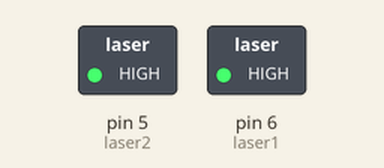
This sketch was run on a simulated Arduino Uno, built with avr-gcc and run on an emulated ATmega328P. Parts: switched loads named in the sketch (green lamp = pin HIGH).

Above: at 0.1 s.
Timing chart, 0 to 1.6 s (numbered marks = the images above):
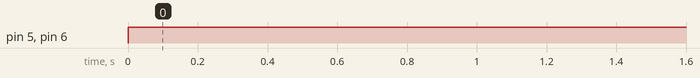

The sketch:

laser_test.ino
```cpp
int laser1 = 6; // with A0
int laser2 = 5; // with A1

void setup() {
  pinMode(laser1, OUTPUT);
  pinMode(laser2, OUTPUT);
}

void loop() {
  digitalWrite(laser1, HIGH);
  digitalWrite(laser2, HIGH);
}
```

Measured:
- by itself, pin 5 (laser2), pin 6 (laser1): LOW → HIGH at 0.00 s
